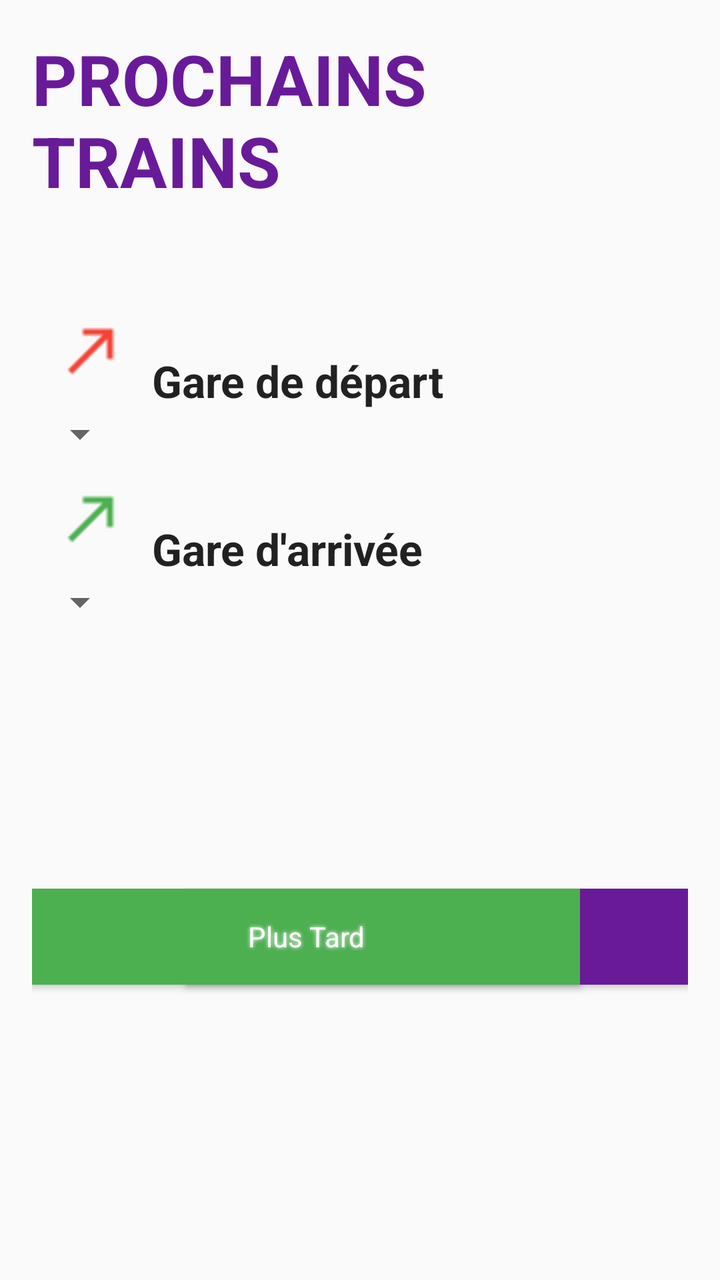
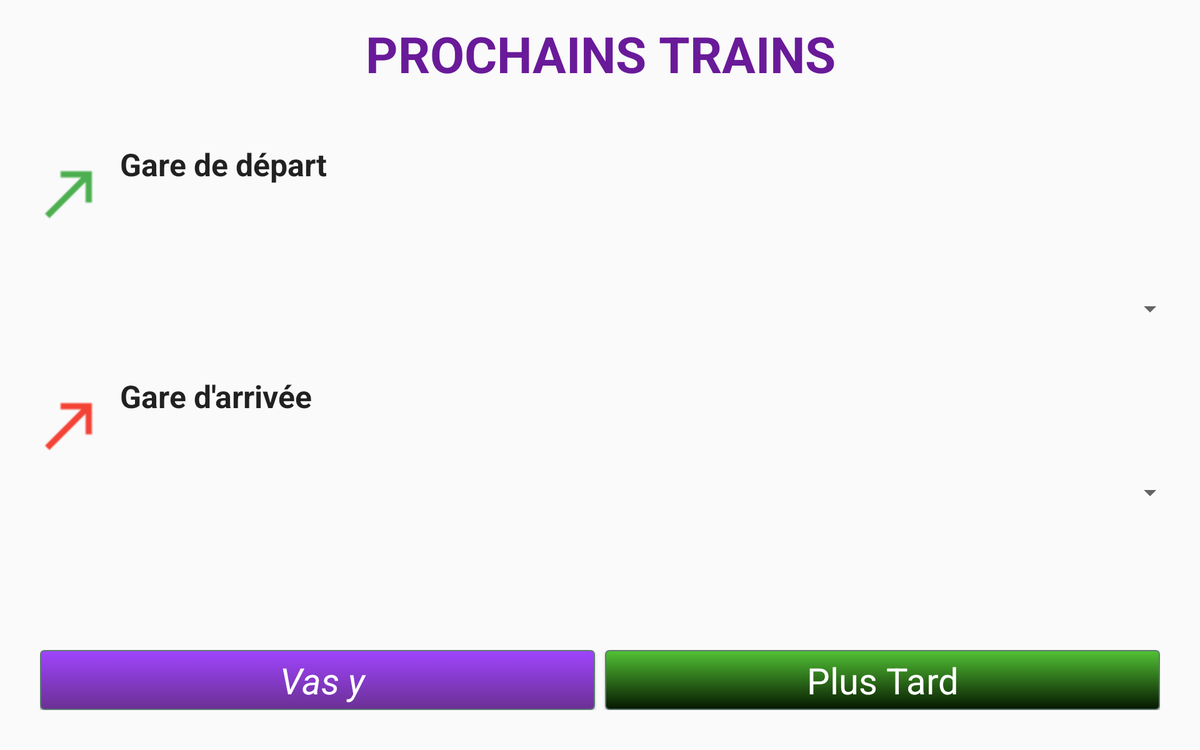

The same Android screen from two of the app's own layout files: first res/layout/ as a phone draws it, then the repository's variant for another configuration, drawn on a device whose configuration selects that folder. Both files follow.
<!-- AndroidManifest.xml: application theme AppTheme -->
<!-- res/layout/content_main.xml -->
<RelativeLayout xmlns:android="http://schemas.android.com/apk/res/android"
    xmlns:app="http://schemas.android.com/apk/res-auto"
    xmlns:tools="http://schemas.android.com/tools"
    android:layout_width="match_parent"
    android:layout_height="match_parent"
    android:paddingBottom="@dimen/activity_vertical_margin"
    android:paddingLeft="@dimen/activity_horizontal_margin"
    android:paddingRight="@dimen/activity_horizontal_margin"
    android:paddingTop="@dimen/activity_vertical_margin"
    app:layout_behavior="@string/appbar_scrolling_view_behavior"
    tools:context="com.example.user.projectwithzied.MainActivity"
    tools:showIn="@layout/activity_main">

    <TextView
        android:layout_width="wrap_content"
        android:layout_height="wrap_content"
        android:text="PROCHAINS TRAINS"
        android:textSize="35dp"
        android:elevation="5dp"
        android:textColor="@color/mauve"
        android:textStyle="bold"
        android:id="@+id/title"
        android:layout_alignParentTop="true"
        android:layout_centerHorizontal="true" />

    <TextView
        android:layout_width="wrap_content"
        android:layout_height="wrap_content"
        android:textAppearance="?android:attr/textAppearanceLarge"
        android:text="Gare de départ"


        android:id="@+id/depart"
        android:textStyle="bold"

        android:layout_marginTop="72dp"
        android:layout_below="@+id/title"
        android:layout_toRightOf="@+id/imageView2"
        android:layout_toEndOf="@+id/imageView2" />

    <TextView
        android:layout_width="wrap_content"
        android:layout_height="wrap_content"
        android:textAppearance="?android:attr/textAppearanceLarge"
        android:text="Gare d&apos;arrivée"

        android:textStyle="bold"
        android:id="@+id/arrivee"
        android:layout_above="@+id/spinnerarr"
        android:layout_alignLeft="@+id/depart"
        android:layout_alignStart="@+id/depart" />

    <Spinner
        android:layout_width="wrap_content"
        android:layout_height="wrap_content"
        android:id="@+id/spinner"
        android:gravity="center"
        android:layout_below="@+id/depart"
        android:layout_alignParentLeft="true"
        android:layout_alignParentStart="true"
       />

    <Spinner
        android:layout_width="wrap_content"
        android:layout_height="wrap_content"
        android:id="@+id/spinnerarr"
        android:layout_below="@+id/imageView3"
        android:layout_alignParentLeft="true"
        android:layout_alignParentStart="true"
        />

    <ImageView
        android:layout_width="wrap_content"
        android:layout_height="wrap_content"
        android:src="@drawable/fleche_rouge"
        android:id="@+id/imageView2"
        android:layout_above="@+id/spinner"
        android:layout_alignParentLeft="true"
        android:layout_alignParentStart="true"
        android:layout_alignRight="@+id/imageView3"
        android:layout_alignEnd="@+id/imageView3" />
    <ImageView
        android:layout_width="wrap_content"
        android:layout_height="wrap_content"
        android:src="@drawable/fleche_vert"

        android:id="@+id/imageView3"
        android:layout_below="@+id/spinner"
        android:layout_alignParentLeft="true"
        android:layout_alignParentStart="true" />


    <ImageButton
        android:layout_width="wrap_content"
        android:layout_height="wrap_content"
        android:id="@+id/imageButton"
        android:background="@color/white"
        android:src="@drawable/ic_action_room"
        android:layout_alignTop="@+id/imageView2"
        android:layout_alignParentRight="true"
        android:layout_alignParentEnd="true" />

    <RelativeLayout
        android:orientation="vertical"
        android:layout_width="match_parent"
        android:layout_height="match_parent"

        android:layout_below="@+id/spinnerarr">

        <Button
            style="@style/MyButton"
            android:layout_width="251dp"
            android:layout_height="wrap_content"
            android:text="Partir maintenant"
            android:textStyle="italic"
            android:elevation="5dp"
            android:background="@color/mauve"
            android:id="@+id/maintenant"
            android:layout_alignParentRight="true"
            android:layout_alignParentEnd="true"
            android:layout_alignBottom="@+id/partirpl"
            android:layout_alignTop="@+id/partirpl"
            android:shadowColor="@color/white"
            android:shadowDx="0"
            android:shadowDy="0"
            android:shadowRadius="5"
            />
        <Button style="@style/MyButton"
            android:layout_width="274dp"
            android:layout_height="wrap_content"
            android:text="@string/plustard"
            android:textColor="@color/white"
            android:background="@color/green"
            android:id="@+id/partirpl"
            android:shadowColor="@color/white"
            android:shadowDx="0"
            android:shadowDy="0"
            android:shadowRadius="5"

            android:layout_gravity="right"
            android:layout_centerVertical="true"
            android:layout_alignParentLeft="true"
            android:layout_alignParentStart="true" />
    </RelativeLayout>
</RelativeLayout>
<!-- res/layout/activity_main.xml (included above) -->
<?xml version="1.0" encoding="utf-8"?>
<android.support.design.widget.CoordinatorLayout xmlns:android="http://schemas.android.com/apk/res/android"
    xmlns:app="http://schemas.android.com/apk/res-auto"
    xmlns:tools="http://schemas.android.com/tools"
    android:layout_width="match_parent"
    android:layout_height="match_parent"
    android:fitsSystemWindows="true"
    tools:context="com.example.user.projectwithzied.MainActivity">

    <android.support.design.widget.AppBarLayout
        android:layout_width="match_parent"
        android:layout_height="wrap_content"
        android:theme="@style/AppTheme.AppBarOverlay">

        <android.support.v7.widget.Toolbar
            android:id="@+id/toolbar"
            android:layout_width="match_parent"
            android:layout_height="?attr/actionBarSize"
            android:background="?attr/colorPrimary"
            app:popupTheme="@style/AppTheme.PopupOverlay" />

    </android.support.design.widget.AppBarLayout>

    <include layout="@layout/content_main" />



</android.support.design.widget.CoordinatorLayout>
<!-- resources referenced by this layout -->
<resources>
  <color name="green">#4CAF50</color>
  <color name="mauve">#691A99</color>
  <color name="white">#FFFFFF</color>
  <dimen name="activity_horizontal_margin">16dp</dimen>
  <dimen name="activity_vertical_margin">16dp</dimen>
  <!-- drawable fleche_rouge: png bitmap (drawable, 455 bytes) -->
  <!-- drawable fleche_vert: png bitmap (drawable, 456 bytes) -->
  <string name="plustard">Plus Tard</string>
  <style name="AppTheme.AppBarOverlay" parent="ThemeOverlay.AppCompat.Dark.ActionBar" />
  <style name="AppTheme.PopupOverlay" parent="ThemeOverlay.AppCompat.Light" />
  <!-- from res/values-v21/ -->
  <style name="MyButton" parent="android:Theme.Material">
          <item name="android:textColor">@color/white</item>
          <item name="colorControlHighlight">@color/colorPrimary</item>
          <item name="colorButtonNormal">@color/green</item>
          <item name="android:button">@drawable/mybtn</item>
          <item name="android:buttonStyle">@dimen/activity_horizontal_margin</item>
          <item name="android:shape">oval</item>
          <item name="android:shadowColor">@color/wallet_holo_blue_light</item>
  
      </style>
  <style name="AppTheme" parent="Theme.AppCompat.Light.DarkActionBar">
          
  
          <item name="colorPrimary">@color/colorPrimary</item>
          <item name="colorPrimaryDark">@color/colorPrimaryDark</item>
          <item name="colorAccent">@color/colorAccent</item>
      </style>
  <color name="colorPrimary">#3F51B5</color>
  <!-- drawable mybtn (drawable) -->
  <?xml version="1.0" encoding="utf-8"?>
  <selector xmlns:android="http://schemas.android.com/apk/res/android" >
      <item android:state_pressed="true" >
          <shape android:shape="rectangle"  >
              <corners android:radius="2dp" />
              <stroke android:width="1dip" android:color="#5e7974" />
              <gradient android:angle="-90" android:startColor="#345953" android:endColor="#689a92"  />
          </shape>
      </item>
      <item android:state_focused="true">
          <shape android:shape="rectangle"  >
              <corners android:radius="3dip" />
              <stroke android:width="1dip" android:color="#5e7974" />
              <solid android:color="#58857e"/>
          </shape>
      </item>
      <item >
          <shape android:shape="rectangle"  >
              <corners android:radius="3dip" />
              <stroke android:width="1dip" android:color="#5e7974" />
              <gradient android:angle="-90" android:startColor="#52c234" android:endColor="#061700" />
          </shape>
      </item>
  
  </selector>
  <color name="colorPrimaryDark">#303F9F</color>
  <color name="colorAccent">#FF4081</color>
</resources>
<!-- res/layout-large-land/content_main.xml (the repository's variant of the layout above) -->
<!-- drawn on a 7-inch tablet turned sideways -->
<RelativeLayout xmlns:android="http://schemas.android.com/apk/res/android"
    xmlns:app="http://schemas.android.com/apk/res-auto"
    xmlns:tools="http://schemas.android.com/tools"
    android:layout_width="wrap_content"
    android:layout_height="match_parent"

    android:paddingBottom="@dimen/activity_vertical_margin"
    android:paddingLeft="@dimen/activity_horizontal_margin"
    android:paddingRight="@dimen/activity_horizontal_margin"
    android:paddingTop="@dimen/activity_vertical_margin"
    app:layout_behavior="@string/appbar_scrolling_view_behavior"
    tools:context="com.example.user.projectwithzied.MainActivity"
    tools:showIn="@layout/activity_main">
    <LinearLayout
        android:id="@+id/titre"
        android:orientation="vertical"
        android:layout_width="match_parent"
        android:layout_height="wrap_content">
        <TextView
            android:layout_width="match_parent"
            android:layout_height="wrap_content"
            android:text="PROCHAINS TRAINS"
            android:textSize="40dp"
            android:gravity="center"
            android:elevation="5dp"
            android:textColor="@color/mauve"
            android:textStyle="bold"
            android:id="@+id/title"
            android:layout_alignParentTop="true"
            android:layout_centerHorizontal="true" />
    </LinearLayout>
    <LinearLayout
        android:id="@+id/departure"
        android:orientation="vertical"
        android:layout_width="wrap_content"
        android:layout_height="wrap_content"
        android:layout_below="@+id/titre"
        android:layout_alignParentRight="true"
        android:layout_alignParentEnd="true"
        android:layout_marginTop="45dp"></LinearLayout>
    <LinearLayout

        android:orientation="vertical"
        android:layout_width="wrap_content"
        android:layout_height="wrap_content"
        android:layout_centerVertical="true"
        android:layout_alignParentLeft="true"
        android:layout_alignParentStart="true"
        android:id="@+id/linearLayout"
        android:weightSum="1">

    </LinearLayout>


    <LinearLayout
        android:id="@+id/page_buttons"
        android:orientation="horizontal"
        android:layout_width="fill_parent"
        android:layout_height="wrap_content"
        android:gravity="center_horizontal"
        android:paddingBottom="@dimen/activity_vertical_margin"
        android:paddingLeft="@dimen/activity_horizontal_margin"
        android:paddingRight="@dimen/activity_horizontal_margin"
        android:paddingTop="@dimen/activity_vertical_margin"
        android:layout_gravity="center|left"
        android:layout_alignParentLeft="true"
        android:layout_alignParentStart="true"
        android:layout_alignParentBottom="true">

        <Button

            style="@style/MyButton"
            android:layout_width="match_parent"
            android:layout_height="match_parent"
            android:layout_weight="1"
            android:text=" Vas y"
            android:textStyle="italic"
            android:paddingLeft="16dp"
            android:paddingRight="16dp"
            android:textSize="13pt"


            android:background="@drawable/mybtnmauve"
            android:id="@+id/maintenant"
            android:layout_marginRight="@dimen/button_margin"
            />

        <Button style="@style/MyButton"
            android:layout_width="match_parent"
            android:layout_height="wrap_content"
            android:layout_weight="1"
            android:text="@string/plustard"
            android:textColor="@color/white"
            android:background="@drawable/mybtn"
            android:id="@+id/partirpl"

            android:layout_marginLeft="@dimen/button_margin"

            android:textSize="13pt"
            />
    </LinearLayout>

    <RelativeLayout

        android:orientation="horizontal"
        android:layout_width="match_parent"
        android:layout_height="wrap_content"
        android:layout_above="@+id/linearLayout"
        android:layout_alignParentRight="true"
        android:layout_alignParentEnd="true"
        android:layout_marginBottom="99dp"
        android:id="@+id/relativeLayout5">


        


    </RelativeLayout>



    <RelativeLayout
        android:layout_width="wrap_content"
        android:layout_height="108dp"
        android:layout_below="@+id/linearLayout"
        android:layout_alignParentRight="true"
        android:layout_alignParentEnd="true"
        android:id="@+id/relativeLayout4">

        <TextView
            android:layout_width="wrap_content"
            android:layout_height="wrap_content"
            android:textSize="25dp"
            android:textAppearance="?android:attr/textAppearanceLarge"
            android:text="Gare d&apos;arrivée"
            android:drawableLeft="@drawable/redarrowlarge"
            android:gravity="left"
            android:textStyle="bold"
            android:id="@+id/arrivee"
            android:layout_gravity="center_horizontal"
            android:layout_alignParentTop="true"
            android:layout_toRightOf="@+id/imageView2"
            android:layout_toEndOf="@+id/imageView2" />



        <Spinner
            android:layout_width="match_parent"
            android:layout_height="wrap_content"
            android:id="@+id/spinnerarr"
            android:paddingTop="10dp"
            android:layout_alignParentBottom="true"
            android:layout_alignParentLeft="true"
            android:layout_alignParentStart="true"
            android:layout_below="@+id/arrivee" />
    </RelativeLayout>

    <TextView

        android:layout_width="wrap_content"
        android:layout_height="wrap_content"
        android:textAppearance="?android:attr/textAppearanceLarge"
        android:text="Gare de départ"
        android:drawableLeft="@drawable/greenarrowlarge"

        android:id="@+id/depart"
        android:textStyle="bold"
android:textSize="25dp"
        android:layout_gravity="center_horizontal"
        android:layout_alignTop="@+id/departure"
        android:layout_alignParentLeft="true"
        android:layout_alignParentStart="true" />

    <Spinner
        android:layout_width="match_parent"
        android:layout_height="wrap_content"
        android:id="@+id/spinner"
        android:paddingTop="10dp"
        android:gravity="center"
        android:layout_above="@+id/linearLayout"
        android:layout_alignParentLeft="true"
        android:layout_alignParentStart="true"
        android:layout_below="@+id/depart" />

</RelativeLayout>
<!-- res/layout/content_main.xml (included above) -->
<RelativeLayout xmlns:android="http://schemas.android.com/apk/res/android"
    xmlns:app="http://schemas.android.com/apk/res-auto"
    xmlns:tools="http://schemas.android.com/tools"
    android:layout_width="match_parent"
    android:layout_height="match_parent"
    android:paddingBottom="@dimen/activity_vertical_margin"
    android:paddingLeft="@dimen/activity_horizontal_margin"
    android:paddingRight="@dimen/activity_horizontal_margin"
    android:paddingTop="@dimen/activity_vertical_margin"
    app:layout_behavior="@string/appbar_scrolling_view_behavior"
    tools:context="com.example.user.projectwithzied.MainActivity"
    tools:showIn="@layout/activity_main">

    <TextView
        android:layout_width="wrap_content"
        android:layout_height="wrap_content"
        android:text="PROCHAINS TRAINS"
        android:textSize="35dp"
        android:elevation="5dp"
        android:textColor="@color/mauve"
        android:textStyle="bold"
        android:id="@+id/title"
        android:layout_alignParentTop="true"
        android:layout_centerHorizontal="true" />

    <TextView
        android:layout_width="wrap_content"
        android:layout_height="wrap_content"
        android:textAppearance="?android:attr/textAppearanceLarge"
        android:text="Gare de départ"


        android:id="@+id/depart"
        android:textStyle="bold"

        android:layout_marginTop="72dp"
        android:layout_below="@+id/title"
        android:layout_toRightOf="@+id/imageView2"
        android:layout_toEndOf="@+id/imageView2" />

    <TextView
        android:layout_width="wrap_content"
        android:layout_height="wrap_content"
        android:textAppearance="?android:attr/textAppearanceLarge"
        android:text="Gare d&apos;arrivée"

        android:textStyle="bold"
        android:id="@+id/arrivee"
        android:layout_above="@+id/spinnerarr"
        android:layout_alignLeft="@+id/depart"
        android:layout_alignStart="@+id/depart" />

    <Spinner
        android:layout_width="wrap_content"
        android:layout_height="wrap_content"
        android:id="@+id/spinner"
        android:gravity="center"
        android:layout_below="@+id/depart"
        android:layout_alignParentLeft="true"
        android:layout_alignParentStart="true"
       />

    <Spinner
        android:layout_width="wrap_content"
        android:layout_height="wrap_content"
        android:id="@+id/spinnerarr"
        android:layout_below="@+id/imageView3"
        android:layout_alignParentLeft="true"
        android:layout_alignParentStart="true"
        />

    <ImageView
        android:layout_width="wrap_content"
        android:layout_height="wrap_content"
        android:src="@drawable/fleche_rouge"
        android:id="@+id/imageView2"
        android:layout_above="@+id/spinner"
        android:layout_alignParentLeft="true"
        android:layout_alignParentStart="true"
        android:layout_alignRight="@+id/imageView3"
        android:layout_alignEnd="@+id/imageView3" />
    <ImageView
        android:layout_width="wrap_content"
        android:layout_height="wrap_content"
        android:src="@drawable/fleche_vert"

        android:id="@+id/imageView3"
        android:layout_below="@+id/spinner"
        android:layout_alignParentLeft="true"
        android:layout_alignParentStart="true" />


    <ImageButton
        android:layout_width="wrap_content"
        android:layout_height="wrap_content"
        android:id="@+id/imageButton"
        android:background="@color/white"
        android:src="@drawable/ic_action_room"
        android:layout_alignTop="@+id/imageView2"
        android:layout_alignParentRight="true"
        android:layout_alignParentEnd="true" />

    <RelativeLayout
        android:orientation="vertical"
        android:layout_width="match_parent"
        android:layout_height="match_parent"

        android:layout_below="@+id/spinnerarr">

        <Button
            style="@style/MyButton"
            android:layout_width="251dp"
            android:layout_height="wrap_content"
            android:text="Partir maintenant"
            android:textStyle="italic"
            android:elevation="5dp"
            android:background="@color/mauve"
            android:id="@+id/maintenant"
            android:layout_alignParentRight="true"
            android:layout_alignParentEnd="true"
            android:layout_alignBottom="@+id/partirpl"
            android:layout_alignTop="@+id/partirpl"
            android:shadowColor="@color/white"
            android:shadowDx="0"
            android:shadowDy="0"
            android:shadowRadius="5"
            />
        <Button style="@style/MyButton"
            android:layout_width="274dp"
            android:layout_height="wrap_content"
            android:text="@string/plustard"
            android:textColor="@color/white"
            android:background="@color/green"
            android:id="@+id/partirpl"
            android:shadowColor="@color/white"
            android:shadowDx="0"
            android:shadowDy="0"
            android:shadowRadius="5"

            android:layout_gravity="right"
            android:layout_centerVertical="true"
            android:layout_alignParentLeft="true"
            android:layout_alignParentStart="true" />
    </RelativeLayout>
</RelativeLayout>
<!-- resources referenced by the variant -->
<!-- as a 7-inch tablet turned sideways resolves them -->
<resources>
  <color name="green">#4CAF50</color>
  <color name="mauve">#691A99</color>
  <color name="white">#FFFFFF</color>
  <dimen name="activity_horizontal_margin">16dp</dimen>
  <dimen name="activity_vertical_margin">16dp</dimen>
  <dimen name="button_margin">4dp</dimen>
  <!-- drawable fleche_rouge: png bitmap (drawable, 455 bytes) -->
  <!-- drawable fleche_vert: png bitmap (drawable, 456 bytes) -->
  <!-- drawable greenarrowlarge: png bitmap (drawable-large, 566 bytes) -->
  <!-- drawable mybtn (drawable) -->
  <?xml version="1.0" encoding="utf-8"?>
  <selector xmlns:android="http://schemas.android.com/apk/res/android" >
      <item android:state_pressed="true" >
          <shape android:shape="rectangle"  >
              <corners android:radius="2dp" />
              <stroke android:width="1dip" android:color="#5e7974" />
              <gradient android:angle="-90" android:startColor="#345953" android:endColor="#689a92"  />
          </shape>
      </item>
      <item android:state_focused="true">
          <shape android:shape="rectangle"  >
              <corners android:radius="3dip" />
              <stroke android:width="1dip" android:color="#5e7974" />
              <solid android:color="#58857e"/>
          </shape>
      </item>
      <item >
          <shape android:shape="rectangle"  >
              <corners android:radius="3dip" />
              <stroke android:width="1dip" android:color="#5e7974" />
              <gradient android:angle="-90" android:startColor="#52c234" android:endColor="#061700" />
          </shape>
      </item>
  
  </selector>
  <!-- drawable mybtnmauve (drawable) -->
  <?xml version="1.0" encoding="utf-8"?>
  <selector xmlns:android="http://schemas.android.com/apk/res/android" >
      <item android:state_pressed="true" >
          <shape android:shape="rectangle"  >
              <corners android:radius="2dp" />
              <stroke android:width="1dip" android:color="#5e7974" />
              <gradient android:angle="-90" android:startColor="#345953" android:endColor="#689a92"  />
          </shape>
      </item>
      <item android:state_focused="true">
          <shape android:shape="rectangle"  >
              <corners android:radius="3dip" />
              <stroke android:width="1dip" android:color="#5e7974" />
              <solid android:color="#58857e"/>
          </shape>
      </item>
      <item >
          <shape android:shape="rectangle"  >
              <corners android:radius="3dip" />
              <stroke android:width="1dip" android:color="#5e7974" />
              <gradient android:angle="-90" android:startColor="#a044ff" android:endColor="#6a3093" />
          </shape>
      </item>
  </selector>
  <!-- drawable redarrowlarge: png bitmap (drawable-large, 586 bytes) -->
  <string name="plustard">Plus Tard</string>
  <style name="AppTheme.AppBarOverlay" parent="ThemeOverlay.AppCompat.Dark.ActionBar" />
  <style name="AppTheme.PopupOverlay" parent="ThemeOverlay.AppCompat.Light" />
  <!-- from res/values-v21/ -->
  <style name="MyButton" parent="android:Theme.Material">
          <item name="android:textColor">@color/white</item>
          <item name="colorControlHighlight">@color/colorPrimary</item>
          <item name="colorButtonNormal">@color/green</item>
          <item name="android:button">@drawable/mybtn</item>
          <item name="android:buttonStyle">@dimen/activity_horizontal_margin</item>
          <item name="android:shape">oval</item>
          <item name="android:shadowColor">@color/wallet_holo_blue_light</item>
  
      </style>
  <style name="AppTheme" parent="Theme.AppCompat.Light.DarkActionBar">
          
  
          <item name="colorPrimary">@color/colorPrimary</item>
          <item name="colorPrimaryDark">@color/colorPrimaryDark</item>
          <item name="colorAccent">@color/colorAccent</item>
      </style>
  <color name="colorPrimary">#3F51B5</color>
  <color name="colorPrimaryDark">#303F9F</color>
  <color name="colorAccent">#FF4081</color>
</resources>
